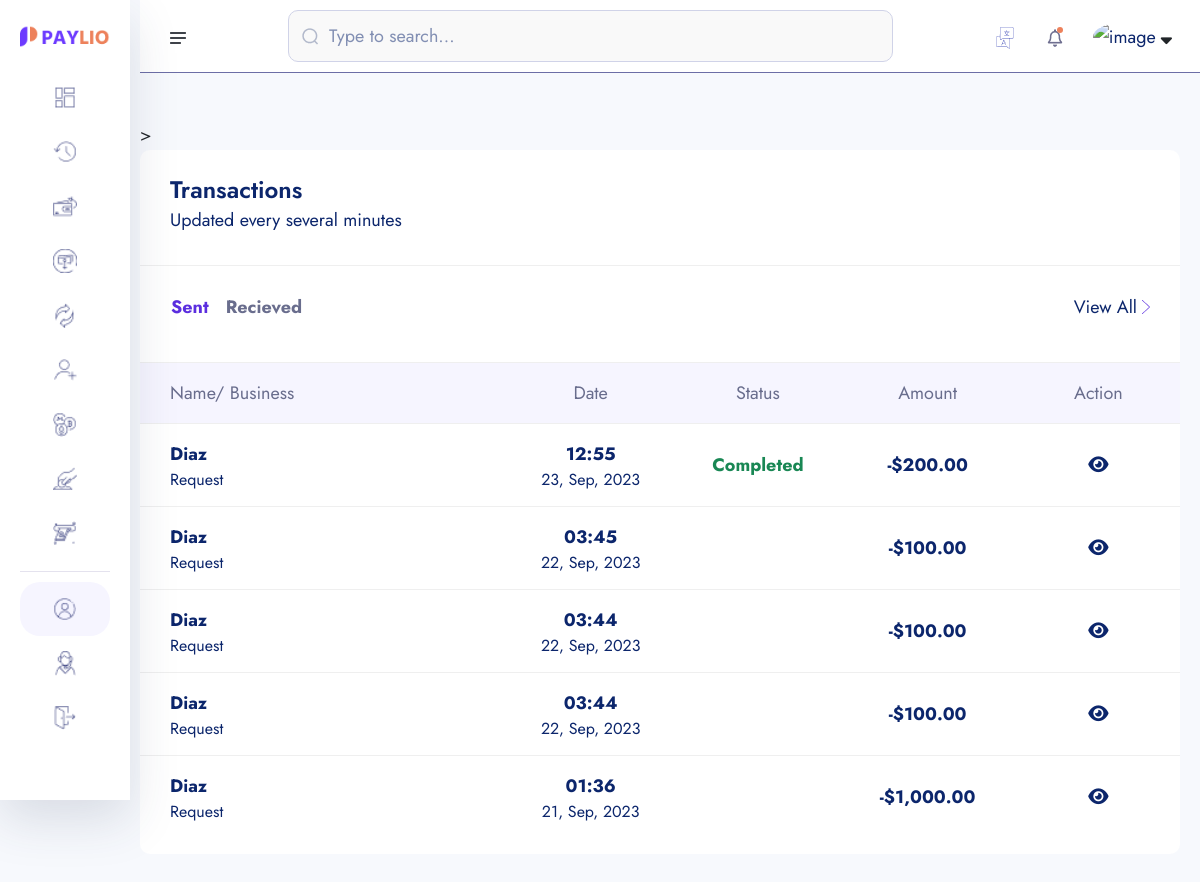
The app's page /transactions/ (signed in) with its own data.
### core/models.py (models this page shows, shortened)
class Transaction(models.Model):
    transaction_id = ShortUUIDField(unique=True, length=15, max_length=20, prefix="TRN")
    user = models.ForeignKey(User, on_delete=models.SET_NULL, null=True, related_name="user")
    amount = models.DecimalField(max_digits=12, decimal_places=2, default=0.00)
    description = models.CharField(max_length=1000, null=True, blank=True)
    reciever = models.ForeignKey(User, on_delete=models.SET_NULL, null=True, related_name="reciever")
    sender = models.ForeignKey(User, on_delete=models.SET_NULL, null=True, related_name="sender")
    reciever_account = models.ForeignKey(Account, on_delete=models.SET_NULL, null=True, related_name="reciever_account")
    sender_account = models.ForeignKey(Account, on_delete=models.SET_NULL, null=True, related_name="sender_account")
    status = models.CharField(choices=TRANSACTION_STATUS, max_length=100, default="pending")
    transaction_type = models.CharField(choices=TRANSACTION_TYPE, max_length=100, default="none")
    date = models.DateTimeField(auto_now_add=True)
    updated = models.DateTimeField(auto_now_add=False, null=True, blank=True)

### userauths/models.py (models this page shows, shortened)
class User(AbstractUser):
    username = models.CharField(max_length=100)
    email = models.EmailField(unique=True)
    is_staff = models.BooleanField(default=False)
    is_superuser = models.BooleanField(default=False)
    USERNAME_FIELD = 'email'
    REQUIRED_FIELDS = ['username']

### account/models.py (models this page shows, shortened)
class KYC(models.Model):
    id = models.UUIDField(primary_key=True, unique=True, default=uuid.uuid4, editable=False)
    user =  models.OneToOneField(User, on_delete=models.CASCADE)
    account =  models.OneToOneField(Account, on_delete=models.CASCADE, null=True, blank=True)
    full_name = models.CharField(max_length=1000)
    image = models.ImageField(upload_to="kyc", default="default.jpg")
    marrital_status = models.CharField(choices=MARITAL_STATUS, max_length=40)
    gender = models.CharField(choices=GENDER, max_length=40)
    identity_type = models.CharField(choices=IDENTITY_TYPE, max_length=140)
    identity_image = models.ImageField(upload_to="kyc", null=True, blank=True)
    date_of_birth = models.DateTimeField(auto_now_add=False)
    signature = models.ImageField(upload_to="kyc")
    nationality = models.CharField(max_length=100, null=True, blank=True)
    country = models.CharField(max_length=100)
    state = models.CharField(max_length=100)
    city = models.CharField(max_length=100)
    mobile = models.CharField(max_length=1000)
    fax = models.CharField(max_length=1000)
    date = models.DateTimeField(auto_now_add=True)

### core/transaction.py (the view)
# urls.py: path("transactions/", transaction.transaction_lists, name="transactions"),
def transaction_lists(request):
    sender_transaction = Transaction.objects.filter(sender=request.user).order_by("-id")
    reciever_transaction = Transaction.objects.filter(reciever=request.user).order_by("-id")
    context = {
        "sender_transaction": sender_transaction,
        "reciever_transaction": reciever_transaction,
    }
    return render(request, "transaction/transaction-list.html", context)

### templates/transaction/transaction-list.html (shortened to what this page needs)
{% extends "partials/dashboard-base.html" %}
{% load static %}
{% load humanize %}
{% block content %}
    <section class="dashboard-section body-collapse">
        <div class="overlay pt-120">
            <div class="container-fruid">
                <div class="row">
                    <div class="col-xl-12 col-lg-12">
                        <div class="section-content">
                      >
                            <div class="transactions-area">
                                <div class="section-text">
                                    <h5>Transactions</h5>
                                    <p>Updated every several minutes</p>
                                </div>
                                <div class="top-area d-flex align-items-center justify-content-between">
                                    <ul class="nav nav-tabs" role="tablist">
                                        <li class="nav-item" role="presentation">
                                            <button class="nav-link active" id="latest-tab" data-bs-toggle="tab" data-bs-target="#latest" type="button" role="tab" aria-controls="latest" aria-selected="true">Sent</button>
                                        </li>
                                        <li class="nav-item" role="presentation">
                                            <button class="nav-link" id="upcoming-tab" data-bs-toggle="tab" data-bs-target="#upcoming" type="button" role="tab" aria-controls="upcoming" aria-selected="false">Recieved</button>
                                        </li>
                                    </ul>
                                    <div class="view-all d-flex align-items-center">
                                        <a href="javascript:void(0)">View All</a>
                                        <img src="{% static 'assets1/images/icon/right-arrow.png' %}" alt="icon">
                                    </div>
                                </div>
                                <div class="tab-content mt-40">
                                    <div class="tab-pane fade show active" id="latest" role="tabpanel" aria-labelledby="latest-tab">
                                        <div class="table-responsive">
                                            <table class="table">
                                                <thead>
                                                    <tr>
                                                        <th scope="col">Name/ Business</th>
                                                        <th scope="col">Date</th>
                                                        <th scope="col">Status</th>
                                                        <th scope="col">Amount</th>
                                                        <th scope="col">Action</th>
                                                    </tr>
                                                </thead>
                                                <tbody>
                                                    {% for s in sender_transaction %}
                                                    <tr data-bs-toggle="modal" data-bs-target="#transactionsMod">
                                                        <th scope="row">
                                                            <p>{{s.reciever.kyc.full_name | title}}</p>
                                                            <p class="mdr">{{s.transaction_type |title}}</p>
                                                        </th>
                                                        <td>
                                                            <p>{{s.date | date:"h:i"}}</p>
                                                            <p class="mdr">{{s.date | date:"d, M, Y"}}</p>
                                                        </td>
                                                        <td>
                                                            {% if s.status == 'completed' %}
                                                                <p class="text-success">{{s.status | title}}</p>
                                                            {% endif %}
                                                        </td>
                                                        <td>
                                                            <p>-${{s.amount | intcomma}}</p>
                                                        </td>
                                                        <td>
                                                            <a href="{% url 'core:transaction-detail' s.transaction_id %}" class="" ><i class="fas fa-eye"></i></a>
                                                        </td>
                                                    </tr>
                                                    {% endfor %}
                                                </tbody>
                                            </table>
                                        </div>
                                    </div>
                                </div>
                            </div>
                        </div>
                    </div>
                </div>
            </div>
        </div>
    </section>
    {% endblock content %}

### records on screen
Transaction: reciever.kyc.full_name "Diaz", transaction_type "Request", date "12:55", date "23, Sep, 2023", status "Completed", amount "200.00"
Transaction: reciever.kyc.full_name "Diaz", transaction_type "Request", date "03:45", date "22, Sep, 2023", amount "100.00"
Transaction: reciever.kyc.full_name "Diaz", transaction_type "Request", date "03:44", date "22, Sep, 2023", amount "100.00"
Transaction: reciever.kyc.full_name "Diaz", transaction_type "Request", date "03:44", date "22, Sep, 2023", amount "100.00"
Transaction: reciever.kyc.full_name "Diaz", transaction_type "Request", date "01:36", date "21, Sep, 2023", amount "1,000.00"
